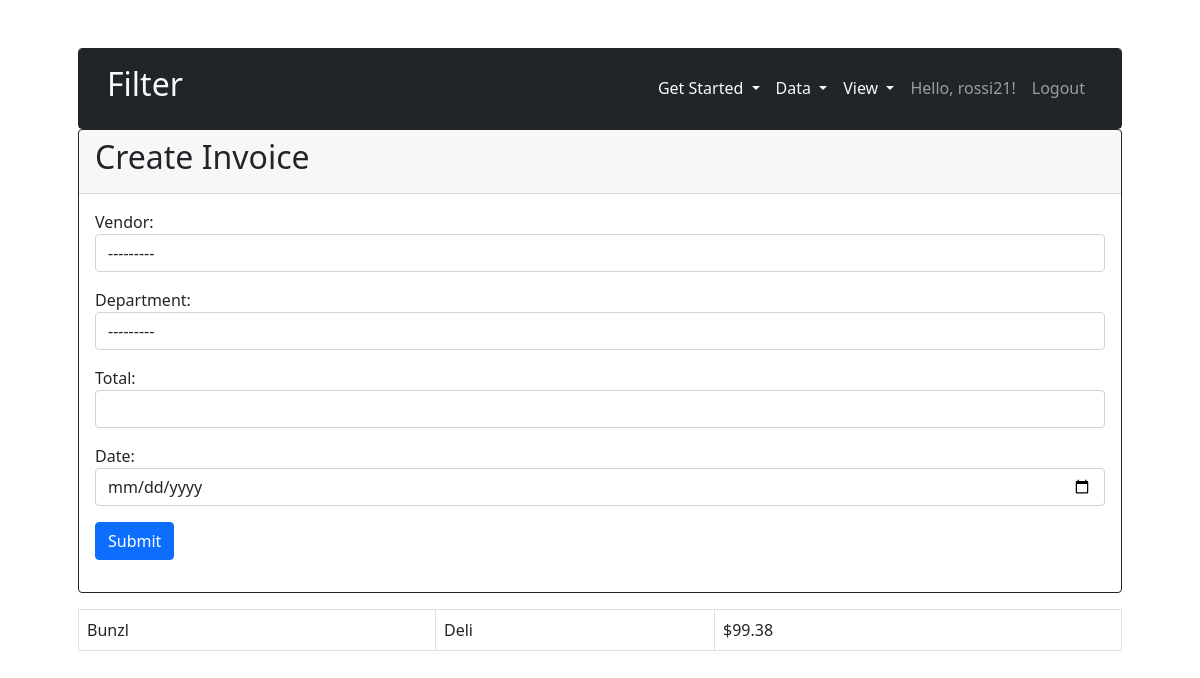
The page /create/invoice (signed in) on the database as committed earlier.
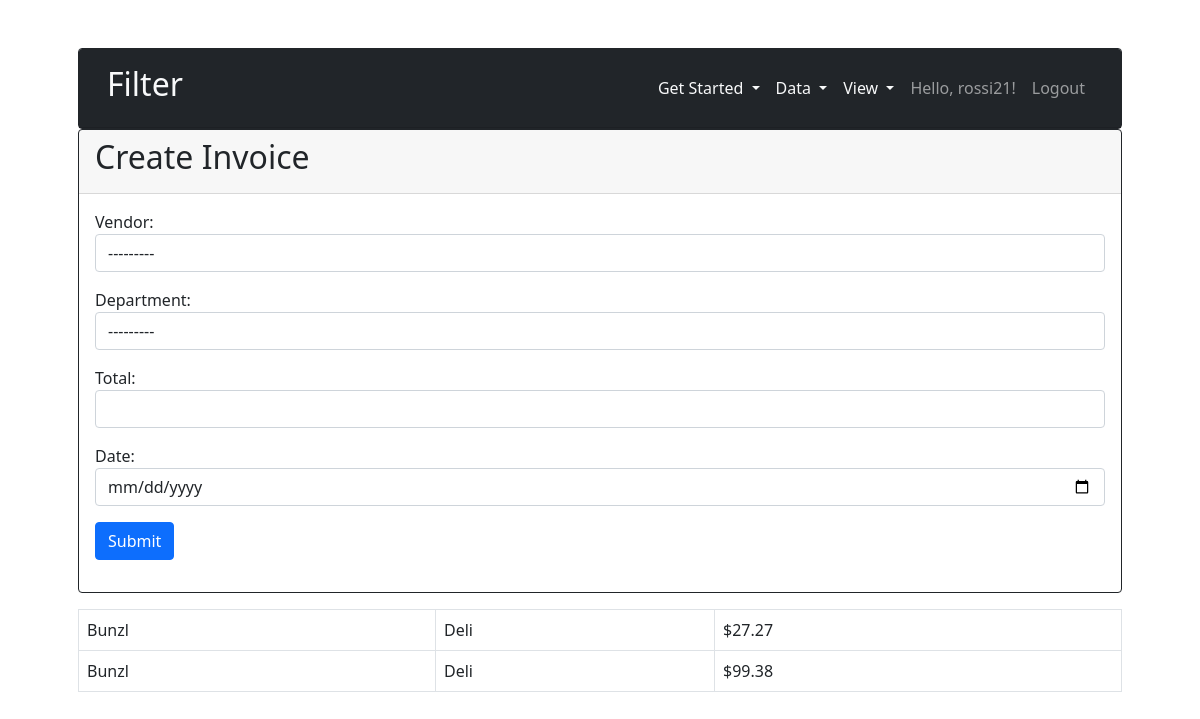
The same page on the database as committed later.
### invoice_app/models.py (models this page shows, shortened)
class Invoice(models.Model):
    user = models.ForeignKey(User, null=True, on_delete=models.CASCADE)
    vendor = models.ForeignKey(
        'Vendor', on_delete=models.CASCADE, null=True, blank=True)
    department = models.ForeignKey(
        'Department', on_delete=models.CASCADE, null=True, blank=True)
    total = models.FloatField()
    date = models.DateField()
    created_at = models.DateTimeField(auto_now_add=True)

class Vendor(models.Model):
    user = models.ForeignKey(User, null=True, on_delete=models.CASCADE)
    name = models.CharField(max_length=128)
    def __str__(self):
        return str(self.name)

class Department(models.Model):
    user = models.ForeignKey(User, null=True, on_delete=models.CASCADE)
    name = models.CharField(max_length=128)
    number = models.IntegerField()
    def __str__(self):
        return str(self.name)

### invoice_app/views.py (the view, shortened to what this page needs)
# urls.py: path('create/invoice', views.createInvoice, name="create-invoice"),
@login_required
def createInvoice(request):
    departments = Department.objects.filter(user=request.user)
    form = InvoiceCreateForm(user=request.user)
    invoices = Invoice.objects.filter(user=request.user).order_by('-id')[:3]
    context = {
        'form': form,
        'invoices': invoices,
        'departments': departments,
    }
    return render(request, 'createInvoice.html', context)

### invoice_app/forms.py
class InvoiceCreateForm(ModelForm):
    class Meta:
        model = Invoice
        fields = ['vendor', 'department', 'total', 'date']
        widgets = {
            'vendor': forms.Select(attrs={'class': 'form-control'}),
            'department': forms.Select(attrs={'class': 'form-control'}),
            'date': forms.DateInput(attrs={'class': 'form-control', 'type': 'date'}),
        }
    total = forms.DecimalField(
        widget=forms.TextInput(attrs={'class': 'form-control'}),
        max_digits=10,
        decimal_places=2
    )
    def __init__(self, *args, **kwargs):
        user = kwargs.pop('user', None)
        super().__init__(*args, **kwargs)
        if user:
            self.fields['vendor'].queryset = Vendor.objects.filter(user=user)
            self.fields['department'].queryset = Department.objects.filter(
                user=user)

### invoice_app/templates/createInvoice.html (shortened to what this page needs)
{% extends 'main.html' %}
{% block content %}
<div class="container p-5">
    <div class="card border border-dark">
        <div class="card-header bg-dark">
            {% include 'navbar.html' %}
        </div>
    </div>
    <div class="card border border-dark">
        <div class="card-header">
            <h2>Create Invoice</h2>
        </div>
        <div class="card-body">
            <form class="mb-3" method="POST">
                <div class="">
                    {{form.as_p}}
                </div>
                <button class="btn btn-primary" type="submit">Submit</button>
            </form>
        </div>
    </div>
    <div>
        <table class="table table-bordered mt-3">
            {% for invoice in invoices%}
                <tr>
                    <td>{{ invoice.vendor }}</td>
                    <td>{{ invoice.department }}</td>
                    <td>${{ invoice.total }}</td>
                </tr>
            {% endfor %}
        </table>
    </div>
</div>
{% endblock %}

Rows that differ between the two databases and show on the page:
added Invoice: vendor "Bunzl", department "Deli", total "27.27"
